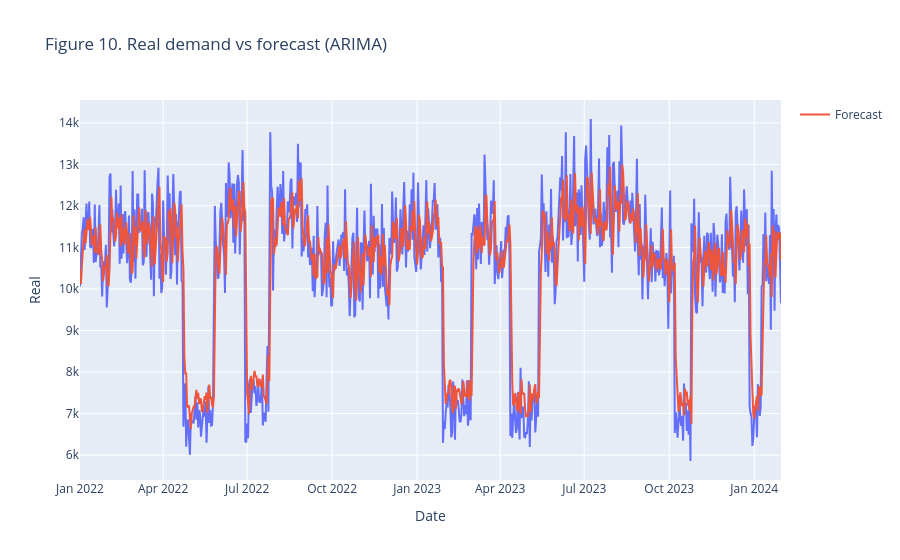

Notebook source saved alongside this figure:
### Markdown cell above
The first lag shows autocorrelation since it does not exceed the confidence intervals.

### Code cell
arima_pred = results_2.predict()
df_plot = pd.DataFrame({
    "Date": arima_pred.index,
    "Real": y_ts,
    "Predicted": arima_pred
})

fig = px.line(df_plot, x="Date", y="Real", title="Figure 10. Real demand vs forecast (ARIMA)")
fig.add_scatter(x=df_plot["Date"], y=df_plot["Predicted"], mode="lines", name="Forecast")
fig.show()

### Figure 1 — Plotly figure (JSON) as saved in the notebook; plotly's stock layout.template omitted (floating-point values rounded to 4 significant figures; data arrays with more than 128 entries replaced by an {"elided": "..."} marker saying what was removed)
{"data": [{"hovertemplate": "Date=%{x}<br>Real=%{y}<extra></extra>", "legendgroup": "", "line": {"color": "#636efa", "dash": "solid"}, "marker": {"symbol": "circle"}, "mode": "lines", "name": "", "orientation": "v", "showlegend": false, "type": "scatter", "x": {"elided": "760 str values"}, "xaxis": "x", "y": {"elided": "760 int values"}, "yaxis": "y"}, {"mode": "lines", "name": "Forecast", "type": "scatter", "x": {"elided": "760 str values"}, "y": {"elided": "760 float values"}}], "layout": {"autosize": true, "legend": {"tracegroupgap": 0}, "title": {"text": "Figure 10. Real demand vs forecast (ARIMA)"}, "xaxis": {"anchor": "y", "autorange": true, "domain": [0, 1], "range": ["2022-01-01", "2024-01-30"], "showspikes": false, "title": {"text": "Date"}, "type": "date"}, "yaxis": {"anchor": "x", "autorange": true, "domain": [0, 1], "range": [5402.0, 14550.0], "showspikes": false, "title": {"text": "Real"}, "type": "linear"}}}
